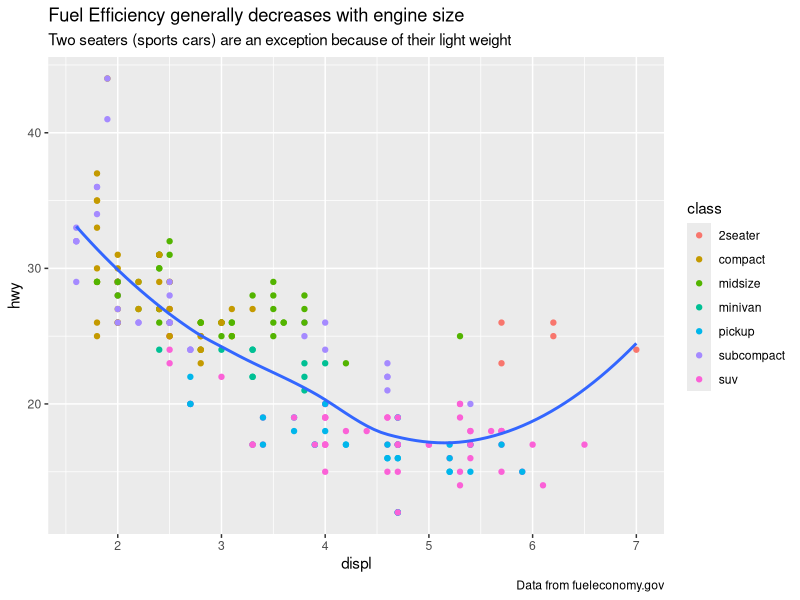
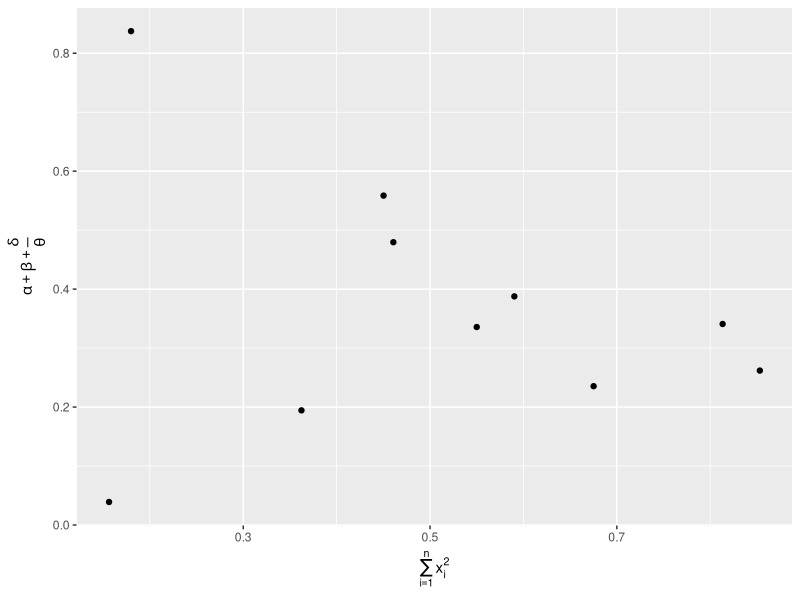
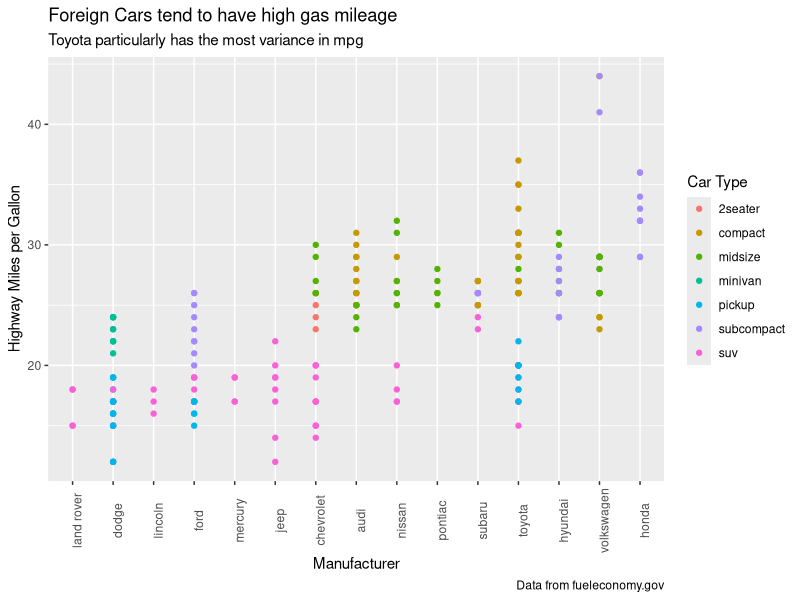
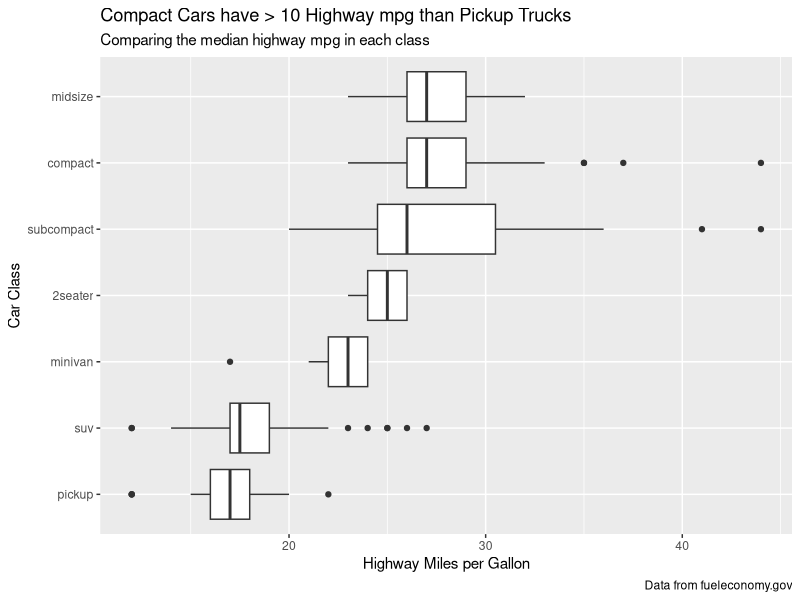
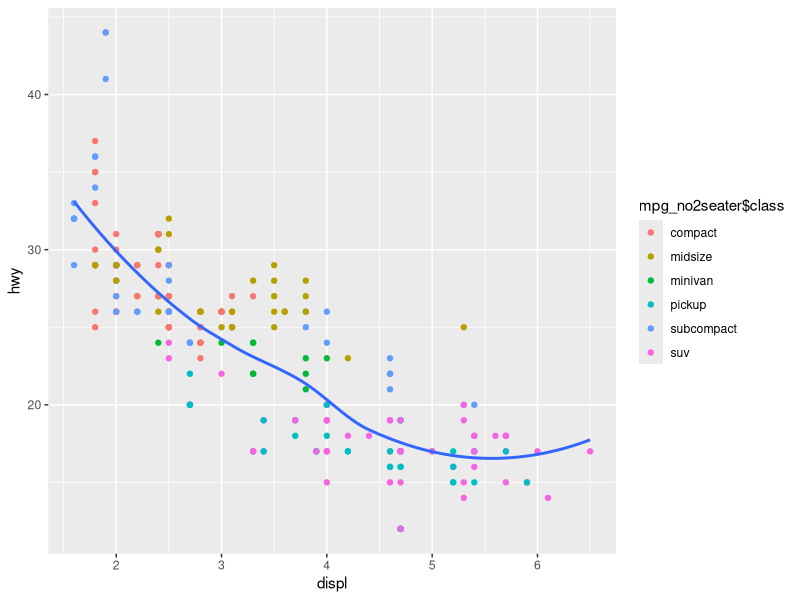
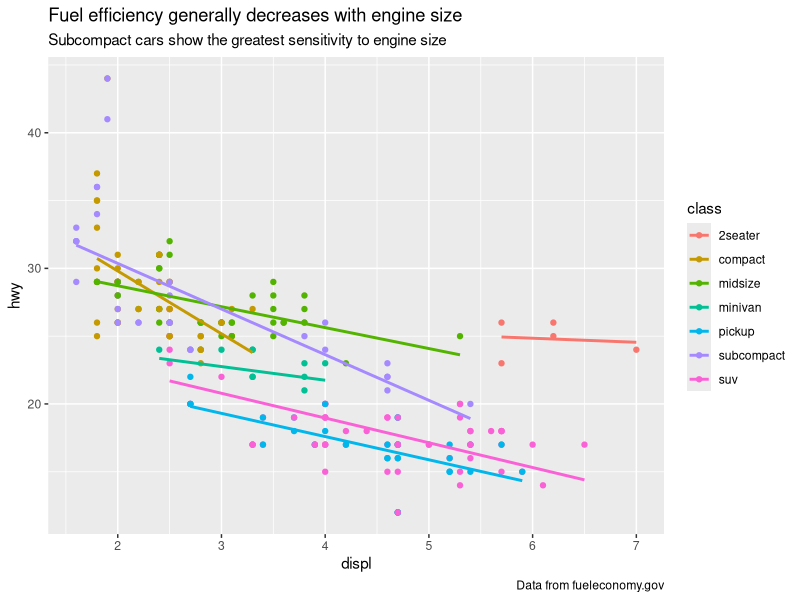
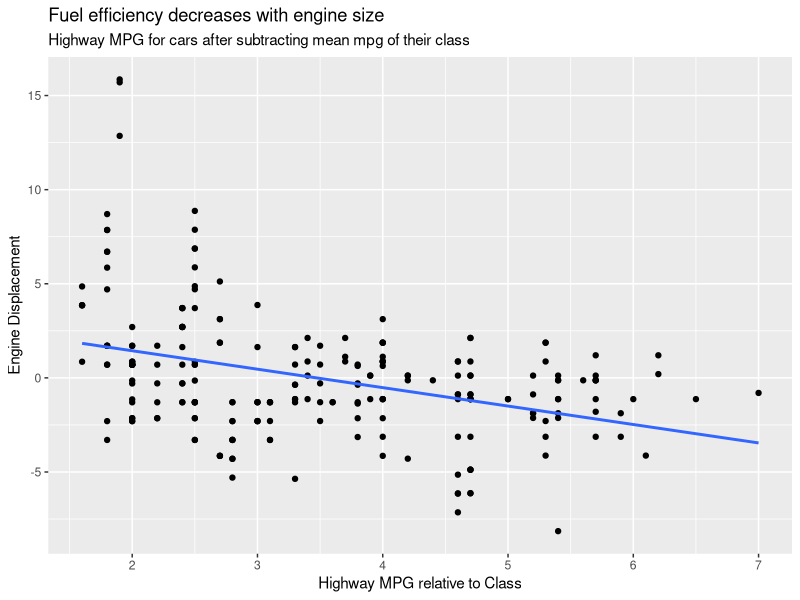
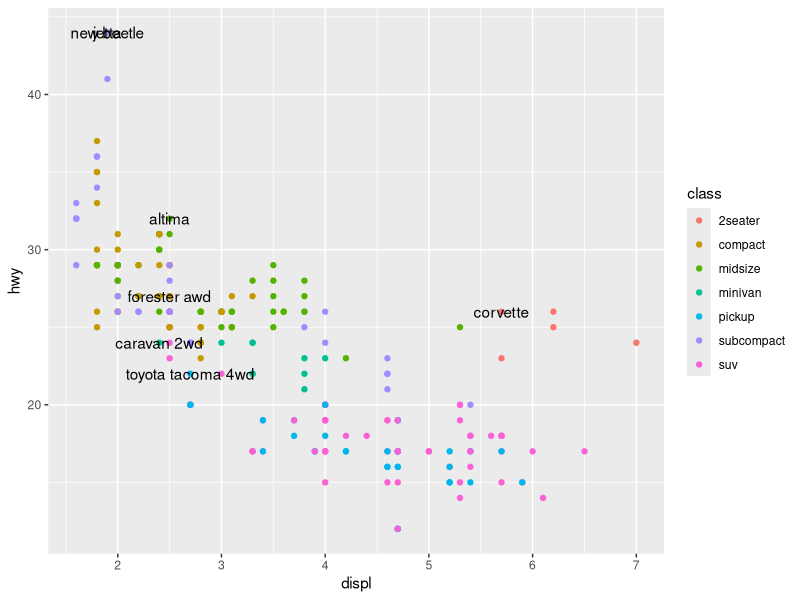

Write R code to recreate these figures, in order.
## ---- chunk 1
knitr::opts_chunk$set(echo = TRUE)
library(tidyverse)
library(modelr)
library(lubridate)
## ---- chunk 2
# Use a title that summarizes the main finding

ggplot(mpg, aes(displ, hwy)) + 
  geom_point(aes(color = class)) + 
  geom_smooth(se = FALSE) + 
  labs(title = paste(
    "Fuel Efficiency generally decreases with engine size"
  ),
  subtitle = paste(
    "Two seaters (sports cars) are an exception because of their light weight"
  ),
  caption = "Data from fueleconomy.gov")

# It is possible to use mathematical equations rather than text. 
# switch out "" for quote() and to see available options check out ?plotmath
df <- tibble(
  x = runif(10),
  y = runif(10)
)

ggplot(df, aes(x, y)) + 
  geom_point() + 
  labs(
    x = quote(sum(x[i]^2, i == 1, n)),
    y = quote(alpha + beta + frac(delta, theta))
  )

## ---- chunk 3
# Create one plot on the fuel economy data with customized title, subtitle, caption, x,y, and color labels

ggplot(mpg, aes(fct_reorder(mpg$manufacturer, mpg$hwy), mpg$hwy)) + 
  geom_point(aes(color = mpg$class)) + 
  geom_smooth(se = FALSE) + 
  labs(
    x = "Manufacturer",
    y = "Highway Miles per Gallon",
    title = "Foreign Cars tend to have high gas mileage",
    subtitle = "Toyota particularly has the most variance in mpg",
    color = "Car Type",
    caption = "Data from fueleconomy.gov"
  ) + 
  theme(
    axis.text.x = element_text(angle = 90)
  )

ggplot(data = mpg, mapping = aes(x = reorder(class, hwy, median), y = hwy)) + 
  geom_boxplot() + 
  coord_flip() + 
  labs(
    title = "Compact Cars have > 10 Highway mpg than Pickup Trucks",
    subtitle = "Comparing the median highway mpg in each class", 
    caption = "Data from fueleconomy.gov",
    x = "Car Class",
    y = "Highway Miles per Gallon"
  )


unique(mpg$class)

mpg_no2seater <- mpg %>% 
  filter(!.$class == "2seater") 

mpg_no2seater %>% 
ggplot(aes(displ, hwy)) +
  geom_point(aes(color = mpg_no2seater$class)) + 
  geom_smooth(se = FALSE)

ggplot(mpg, aes(displ, hwy, colour = class)) +
  geom_point(aes(colour = class)) +
  geom_smooth(method = "lm", se = FALSE) +
  labs(
    title = "Fuel efficiency generally decreases with engine size",
    subtitle = "Subcompact cars show the greatest sensitivity to engine size",
    caption = "Data from fueleconomy.gov"
  )
  
mod <- lm(hwy ~ class, data = mpg)
mpg %>% 
  add_residuals(mod) %>% 
  ggplot(aes(displ, resid)) + 
  geom_point() + 
  geom_smooth(method= "lm", se = FALSE) + 
  labs(
    title = "Fuel efficiency decreases with engine size",
    subtitle = "Highway MPG for cars after subtracting mean mpg of their class",
    x = "Highway MPG relative to Class",
    y = "Engine Displacement"
  )

## ---- chunk 4
best_in_class <- mpg %>% 
  group_by(class) %>% 
  filter(row_number(desc(hwy)) == 1)

best_in_class %>% head()

ggplot(mpg, aes(displ, hwy)) + 
  geom_point(aes(color = class)) + 
  geom_text(aes(label = model), data = best_in_class)

# geom_label draws a rectangle behind the text

ggplot(mpg, aes(displ, hwy)) + 
  geom_point(aes(color = class)) + 
  geom_label(
    aes(label = model),
    data = best_in_class,
    nudge_y = 2,
    alpha = 0.5
  )

# use ggrepel to fix overlapping labels

ggplot(mpg, aes(displ, hwy)) + 
  geom_point(aes(color = class)) + 
  geom_point(size = 3, shape = 1, data = best_in_class) + 
  ggrepel::geom_label_repel(
    aes(label = model), 
    data = best_in_class
  )


# show averages on plot

class_avg <- mpg %>% 
  group_by(class) %>% 
  summarize(
    displ = median(displ),
    hwy = median(hwy)
  )

ggplot(mpg, aes(displ, hwy, color = class)) + 
  ggrepel::geom_label_repel(aes(label = class),
                            data = class_avg, 
                            size = 6,
                            label.size = 0,
                            segment.color = NA) + 
  geom_point() + 
  theme(legend.position = "none")


# add a single label

label <- mpg %>% 
  summarize(
    displ = max(displ),
    hwy = max(hwy),
    label = paste(
      "Increasing engine size is\nrelated to decreasing fuel economy"
    )
  )

ggplot(mpg, aes(displ, hwy)) + 
  geom_point() + 
  geom_text(
    aes(label = label),
    data = label, 
    vjust = "top",
    hjust = "right"
  )

# if you want the text exactly on the border of the plot, use +-inf

label <- tibble(
  displ = Inf,
  hwy = Inf,
  label = paste(
    "Increasing engine size\nrelated to decreasing fuel economy"
  )
)

ggplot(mpg, aes(displ, hwy)) + 
  geom_point() + 
  geom_text(
    aes(label = label),
    data = label, 
    vjust = "top",
    hjust = "right"
  )

# instead of manually breaking lines with \n we can use stringr::str_wrap
"increasing engine size related to decreasing fuel economy" %>% 
  stringr::str_wrap(width = 40) %>% 
  writeLines()

# geom_hline and geom_vline add reference lines
# geom_rect adds a rectangle around points of interest 
# geom_segment draws attention to a point with an arrow 

## ---- chunk 5

label <- tribble(
    ~displ, ~hwy, ~label, ~vjust, ~hjust,
     Inf,  Inf,    "Top right", "top", "right",
     Inf, -Inf,    "Bottom right", "bottom", "right",
    -Inf,  Inf,    "Top left", "top", "left",
    -Inf, -Inf,    "Bottom left", "bottom", "left"
)

# Use geom_text with infinite positions to place text at the four corners of the plot 
ggplot(mpg, aes(displ, hwy)) + 
  geom_point(aes(color = class)) + 
  geom_text(
    aes(label = label, vjust = vjust, hjust = hjust), 
    data = label
  )

# Read the documentation for annotate(). How can you use it to add a text label to a plot without having to create a tibble? 

# annotate adds geoms to the plot, but instead of mapping the variables from a dataframe it passes them in as vectors. This is usefil for adding small annotations such as text labels or if you have your data in vectors and don't want to put them into a dataframe. We can use it to add a text label to a plot by creating a vector of length 1 of the string and then using annotate to pass it in as a geom's data. 

ggplot(mpg, aes(displ, hwy)) + 
  geom_point() + 
  annotate("text", x = Inf, y = Inf, 
           label = "Increasing engine size is \n related to decreasing fuel economy", vjust = "top", hjust = "right")

# How do labels with a geom_text() interact with facetting? How can you add a label to a single facet? How can you put a different label in each facet? (Hint: Think about the underlying data)

# if the facet variable is not specified, the text is drawn in all facets

label <- tibble(
  displ = Inf, 
  hwy = Inf, 
  label = "Increasing engine size is \n related to decreasing fuel economy"
)

ggplot(mpg, aes(displ, hwy)) + 
  geom_point() + 
  geom_text(aes(label = label), data = label, vjust = "top", hjust = "right", size = 2) + 
  facet_wrap(~class)

# To draw the label in only one facet, add a column to the label data frame with the value of faceting variables in which to draw it 

label <- tibble(
  displ = Inf, 
  hwy = Inf,
  class = "2seater",
  label = "Increasing engine size is \n related to decreasing fuel economy"
)

ggplot(mpg, aes(displ, hwy)) + 
  geom_point() + 
  geom_text(aes(label = label), 
            data = label, 
            vjust = "top",
            hjust = "right",
            size = 2) + 
  facet_wrap(~class)

# To draw labels in different plots, simply have the facetting variable(s)

label <- tibble(
  displ = Inf, 
  hwy = Inf, 
  class = unique(mpg$class),
  label = stringr::str_c("Label for ", class)
)

ggplot(mpg, aes(displ, hwy)) + 
  geom_point() + 
  geom_text(aes(label = label),
            data = label, 
            vjust = "top",
            hjust = "right",
            size = 3) + 
  facet_wrap(~class)

# What arguments to geom_label() control the appearance of the background box? 

# label.padding, label.r, label.size, alpha, color

# What are the four arguments to arrow()? How do they work? Create a series of plots that demonstrate the most important options

# angle, length, ends, type (open or close: open or closed triangle head)

## ---- chunk 6
ggplot(mpg, aes(displ, hwy)) + 
  geom_point(aes(color = class))

# ggplot automatically does the following 

ggplot(mpg, aes(displ, hwy)) + 
  geom_point(aes(color = class)) + 
  scale_x_continuous() + 
  scale_y_continuous() + 
  scale_color_discrete()
## ---- chunk 7
# breaks control the position of the ticks or the values associated with the keys 
# labels control the text label associated with each tick/key

ggplot(mpg, aes(displ, hwy)) + 
  geom_point() + 
  scale_y_continuous(breaks = seq(15, 40, by = 5))

# Suppress the ticks

ggplot(mpg, aes(displ, hwy)) +
  geom_point() + 
  scale_x_continuous(labels = NULL) + 
  scale_y_continuous(labels = NULL)

# another use of breaks is when you have relatively few data points and want to show where the observations occur

presidential %>% 
  mutate(id = 33 + row_number()) %>% 
  ggplot(aes(start, id)) + 
  geom_point() + 
  geom_segment(aes(xend = end, yend = id)) + 
  scale_x_date(
    NULL,
    breaks = presidential$start, # set axis points to years presidents start
    date_labels = "'%y" # a date specifier, e.g. 'year
  )

## ---- chunk 8
base <- ggplot(mpg, aes(displ, hwy)) + 
  geom_point(aes(color = class))

base + theme(legend.position = "left")
base + theme(legend.position = "top")
base + theme(legend.position = "right")
base + theme(legend.position = "bottom")

# control the display of the legend

ggplot(mpg, aes(displ, hwy)) + 
  geom_point(aes(color = class)) + 
  geom_smooth(se = FALSE) + 
  theme(legend.position = "bottom") + 
  guides(
    color = guide_legend(
      nrow = 1, # keep legend to one row
      override.aes = list(size = 4) # change size of dots
    )
  )

## ---- chunk 9
# plot transformations
ggplot(diamonds, aes(carat, price)) + 
  geom_bin2d()

# gross. Now lets transform

ggplot(diamonds, aes(log10(carat), log10(price))) + 
  geom_bin2d()

# this is linear, but now the scales are hard to interpret. We can change just the scale rather than interpreting the variables 

ggplot(diamonds, aes(carat, price)) + 
  geom_bin2d() + 
  scale_x_log10() + 
  scale_y_log10()

# We can also change the color scale

# colorbrewer is designed to be interpretable by people with color blindness

ggplot(mpg, aes(displ, hwy)) + 
  geom_point(aes(color = drv))

ggplot(mpg, aes(displ, hwy)) + 
  geom_point(aes(color = drv)) + 
  scale_color_brewer(palette = "Set1")

# if there are just a few colors, we can add a shape mapping

ggplot(mpg, aes(displ, hwy)) + 
  geom_point(aes(color = drv, shape = drv)) + 
  scale_color_brewer(palette = "Set1")

# When you have a predefined mapping between values, use scale_color_manual

presidential %>% 
  mutate(id = 33 + row_number()) %>% 
  ggplot(aes(start, id, color = party)) + 
  geom_point() + 
  geom_segment(aes(xend = end, yend = id)) + 
  scale_color_manual(
    values = c(Republican = "red", Democratic = "blue")
  )

# for continous, we can use scale_color_gradient() or scale_fill_gradient()

# viridis

df <- tibble(
  x = rnorm(10000),
  y = rnorm(10000)
)

# regular (still looks nice)
ggplot(df, aes(x, y)) + 
  geom_hex() + 
  coord_fixed()

# viridis (changed gradient palette)
ggplot(df, aes(x,y)) + 
  geom_hex() + 
  viridis::scale_fill_viridis() + 
  coord_fixed()
## ---- chunk 10
# why doesn't the following code override the default scale? 
ggplot(df, aes(x,y)) + 
  geom_hex() + 
  scale_color_gradient(low = "white", high = "red") + 
  coord_fixed()

# the colors in geom_hex are set by fill and not color
ggplot(df, aes(x,y)) + 
  geom_hex() + 
  scale_fill_gradient(low = "white", high = "red") + 
  coord_fixed()

# What is the first argument to every scale? How does it compare to labs? 
# the first argument is the label, which is equivalent to labs

ggplot(mpg, aes(displ, hwy)) + 
  geom_point(aes(color = class)) + 
  geom_smooth(se = FALSE) + 
  labs(
    x = "Engine Displacement (L)",
    y = "Highway Fuel Economy (mpg)",
    color = "Car Type"
  )

ggplot(mpg, aes(displ, hwy)) + 
  geom_point(aes(color = class)) + 
  geom_smooth(se = FALSE) + 
  scale_x_continuous("Engine Displacement (L)") + 
  scale_y_continuous("Highway Fuel Economy (mpg)") +
  scale_color_discrete("Car Type")

# Change the display of the presidential terms by 
# a. combining the two variants shown above
# b. Improving the display of the y axis
# c. Labeling each term with the name of the president
# d. adding informative plot labels
# e. Placing breaks every 4 years (this is trickier than it seems)

years <- lubridate::make_date(seq(year(min(presidential$start)), year(max(presidential$end)), by = 4), 1, 1)

presidential %>% 
  mutate(id = 33 + row_number(),
         name_id = stringr::str_c(name, " (", id, ")"),
         name_id = factor(name_id, levels = name_id)) %>%
  ggplot(aes(start, name_id, color = party)) + 
  geom_point() + 
  geom_segment(aes(xend = end, yend = name_id)) + 
  scale_color_manual(values = c(Republican = "red", Democratic = "blue")) + 
  scale_y_discrete(NULL) + 
  scale_x_date(NULL, breaks = years, date_labels = "'%y") + 
  theme(panel.grid.minor = element_blank())
  
# Use override.aes to make the legend on the following plot easier to see:
ggplot(diamonds, aes(carat, price)) + 
  geom_point(aes(color = cut), alpha = 1/20) + 
  theme(legend.position = "bottom") + 
  guides(
    color = guide_legend(
      override.aes = list(size = 4, alpha = 1) # change size of dots
    )
  )

## ---- chunk 11
# to zoom in on a region of the plot, its best to use coord_cartesian
# compare: 
ggplot(mpg, mapping = aes(displ, hwy)) + 
  geom_point(aes(color = class)) + 
  geom_smooth() + 
  coord_cartesian(xlim = c(5,7), ylim = c(10,30))

mpg %>% 
  filter(displ >= 5, displ <= 7, hwy >= 10, hwy <= 30) %>% 
  ggplot(aes(displ, hwy)) + 
  geom_point(aes(color = class)) + 
  geom_smooth()

# it is difficult to change the scales if we want to seperate certain factors because they all have individual scales with different ranges. e.g.:
suv <- mpg %>% filter(class == "suv")
compact <- mpg %>% filter(class == "compact")

ggplot(suv, aes(displ, hwy, color = drv)) + 
  geom_point()

ggplot(compact, aes(displ, hwy, color = drv)) + 
  geom_point()

# one way to overcome this problem is to share scales across multiple plots, training the scales with the limits of the full data
x_scale <- scale_x_continuous(limits = range(mpg$displ))
y_scale <- scale_y_continuous(limits = range(mpg$hwy))
col_scale <- scale_color_discrete(limits = unique(mpg$drv))

ggplot(suv, aes(displ, hwy, color = drv)) + 
  geom_point() + 
  x_scale + y_scale + col_scale

ggplot(compact, aes(displ, hwy, color = drv)) + 
  geom_point() + 
  x_scale + y_scale + col_scale

## ---- chunk 12
# We can customize nondata elements of our plot with a theme

ggplot(mpg, aes(displ, hwy)) + 
  geom_point(aes(color = class)) + 
  geom_smooth(se = FALSE) + 
  theme_bw()

ggplot(mpg, aes(displ, hwy)) + 
  geom_point(aes(color = class)) + 
  geom_smooth(se = FALSE) + 
  theme_light()

ggplot(mpg, aes(displ, hwy)) + 
  geom_point(aes(color = class)) + 
  geom_smooth(se = FALSE) + 
  theme_classic()

ggplot(mpg, aes(displ, hwy)) + 
  geom_point(aes(color = class)) + 
  geom_smooth(se = FALSE) + 
  theme_linedraw()

ggplot(mpg, aes(displ, hwy)) + 
  geom_point(aes(color = class)) + 
  geom_smooth(se = FALSE) + 
  theme_dark()

ggplot(mpg, aes(displ, hwy)) + 
  geom_point(aes(color = class)) + 
  geom_smooth(se = FALSE) + 
  theme_minimal()

ggplot(mpg, aes(displ, hwy)) + 
  geom_point(aes(color = class)) + 
  geom_smooth(se = FALSE) + 
  theme_gray()

ggplot(mpg, aes(displ, hwy)) + 
  geom_point(aes(color = class)) + 
  geom_smooth(se = FALSE) + 
  theme_void()

## ---- chunk 13
ggplot(mpg, aes(displ, hwy)) + geom_point()
ggsave("my-plot.pdf")

